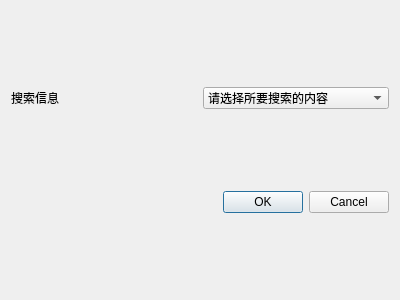
<?xml version="1.0" encoding="UTF-8"?>
<ui version="4.0">
 <class>Search</class>
 <widget class="QDialog" name="Search">
  <property name="geometry">
   <rect>
    <x>0</x>
    <y>0</y>
    <width>400</width>
    <height>300</height>
   </rect>
  </property>
  <property name="windowTitle">
   <string>Dialog</string>
  </property>
  <layout class="QVBoxLayout" name="verticalLayout">
   <item>
    <layout class="QHBoxLayout" name="horizontalLayout">
     <item>
      <widget class="QLabel" name="label">
       <property name="text">
        <string>搜索信息</string>
       </property>
      </widget>
     </item>
     <item>
      <widget class="QComboBox" name="comboBoxSearch">
       <item>
        <property name="text">
         <string>请选择所要搜索的内容</string>
        </property>
       </item>
       <item>
        <property name="text">
         <string>编号</string>
        </property>
       </item>
       <item>
        <property name="text">
         <string>出生日期</string>
        </property>
       </item>
       <item>
        <property name="text">
         <string>性别</string>
        </property>
       </item>
       <item>
        <property name="text">
         <string>工资</string>
        </property>
       </item>
      </widget>
     </item>
    </layout>
   </item>
   <item>
    <widget class="QDialogButtonBox" name="buttonBox">
     <property name="orientation">
      <enum>Qt::Horizontal</enum>
     </property>
     <property name="standardButtons">
      <set>QDialogButtonBox::Cancel|QDialogButtonBox::Ok</set>
     </property>
    </widget>
   </item>
  </layout>
 </widget>
 <resources/>
 <connections>
  <connection>
   <sender>buttonBox</sender>
   <signal>accepted()</signal>
   <receiver>Search</receiver>
   <slot>accept()</slot>
   <hints>
    <hint type="sourcelabel">
     <x>248</x>
     <y>254</y>
    </hint>
    <hint type="destinationlabel">
     <x>157</x>
     <y>274</y>
    </hint>
   </hints>
  </connection>
  <connection>
   <sender>buttonBox</sender>
   <signal>rejected()</signal>
   <receiver>Search</receiver>
   <slot>reject()</slot>
   <hints>
    <hint type="sourcelabel">
     <x>316</x>
     <y>260</y>
    </hint>
    <hint type="destinationlabel">
     <x>286</x>
     <y>274</y>
    </hint>
   </hints>
  </connection>
 </connections>
</ui>
